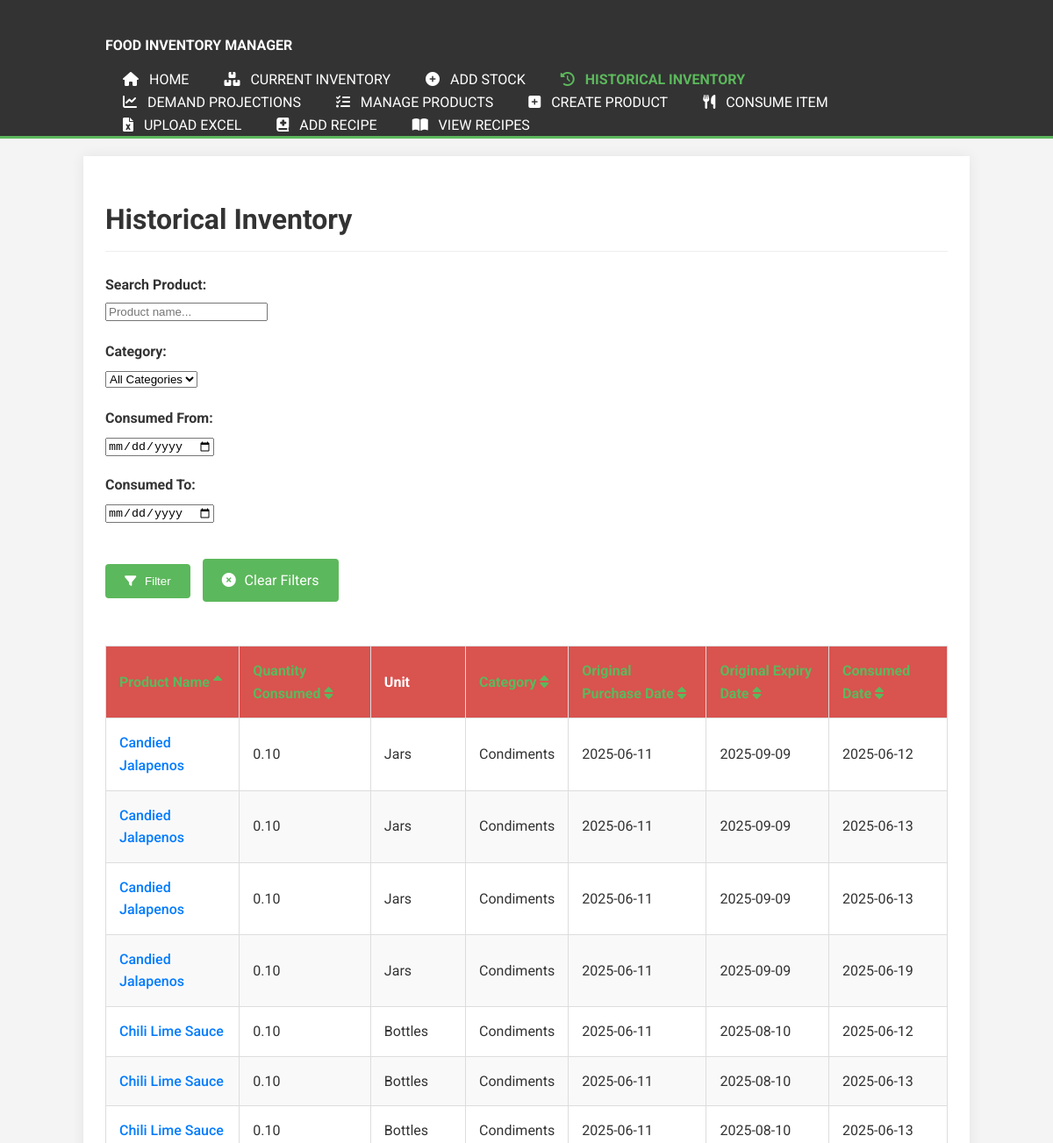
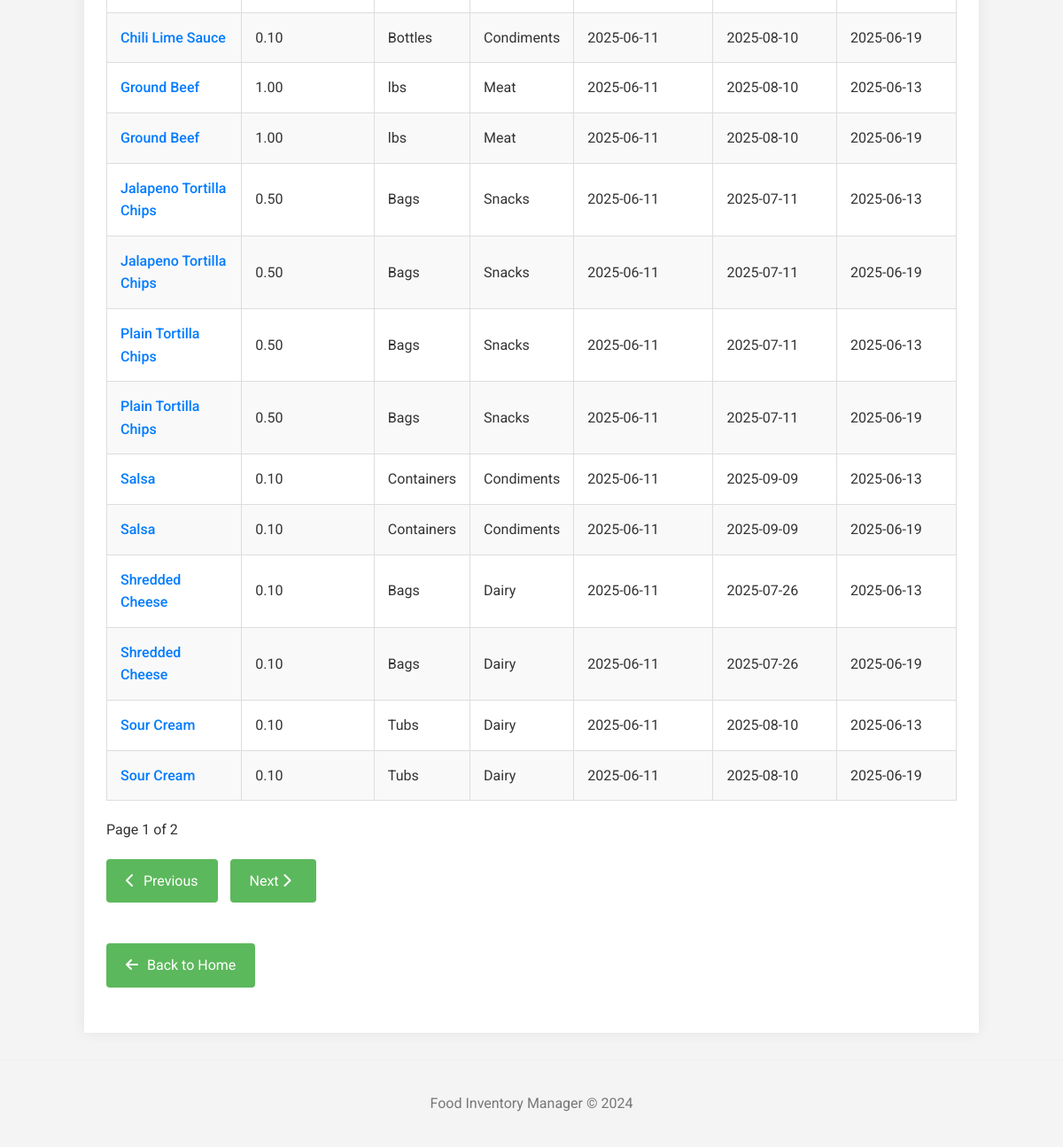
The app's page /inventory/historical?search_term=&category=&consumed_start_date=&consumed_end_date=&page=1&per_page=20&sort_by=product_name&sort_order=ASC with its own data (2 pictures, top to bottom).
### tables this page shows
CREATE TABLE historical_items (
                        id INTEGER PRIMARY KEY AUTOINCREMENT,
                        product_id INTEGER,
                        name TEXT NOT NULL,
                        quantity_consumed_this_time REAL NOT NULL,
                        original_quantity_string TEXT,
                        purchase_date TEXT, 
                        expiry_date TEXT,
                        consumed_date TEXT NOT NULL,
                        FOREIGN KEY (product_id) REFERENCES products (id)
                    );

CREATE TABLE products (
                        id INTEGER PRIMARY KEY AUTOINCREMENT,
                        name TEXT NOT NULL UNIQUE,
                        category TEXT,
                        subcategory TEXT,
                        unit_of_measure TEXT NOT NULL,
                        default_expiry_days INTEGER NOT NULL,
                        par_level REAL DEFAULT 0,
                        max_holding_amount REAL DEFAULT 0,
    purchase_location TEXT,
    consumption_override_rate REAL DEFAULT NULL
                    );

### app.py (the view, shortened to what this page needs)
@app.route('/inventory/historical')
def historical_inventory_view():
    search_term = request.args.get('search_term', '').strip()
    selected_category = request.args.get('category', '').strip()
    consumed_start_date = request.args.get('consumed_start_date', '').strip()
    consumed_end_date = request.args.get('consumed_end_date', '').strip()
    sort_by = request.args.get('sort_by', 'consumed_date').strip()
    sort_order = request.args.get('sort_order', 'DESC').strip().upper()
    if sort_order not in ['ASC', 'DESC']:
        sort_order = 'DESC'
    try:
        page = int(request.args.get('page', 1))
        if page < 1: page = 1
    except ValueError:
        page = 1
    try:
        per_page = int(request.args.get('per_page', 20))
        if per_page < 1: per_page = 1
    except ValueError:
        per_page = 20
    historical_items = manager.get_historical_inventory(
        search_term=search_term if search_term else None,
        category=selected_category if selected_category else None,
        consumed_start_date=consumed_start_date if consumed_start_date else None,
        consumed_end_date=consumed_end_date if consumed_end_date else None,
        sort_by=sort_by,
        sort_order=sort_order,
        page=page,
        per_page=per_page
    )
    total_items = manager.get_historical_inventory_count(
        search_term=search_term if search_term else None,
        category=selected_category if selected_category else None,
        consumed_start_date=consumed_start_date if consumed_start_date else None,
        consumed_end_date=consumed_end_date if consumed_end_date else None
    )
    total_pages = (total_items + per_page - 1) // per_page if per_page > 0 else 1
    categories_options = manager.get_historical_inventory_categories()
    return render_template(
        'historical_inventory.html',
        items=historical_items,
        current_page=page,
        total_pages=total_pages,
        per_page=per_page,
        search_term=search_term,
        selected_category=selected_category,
        consumed_start_date=consumed_start_date,
        consumed_end_date=consumed_end_date,
        sort_by=sort_by,
        sort_order=sort_order,
        categories=categories_options
    )

### Food_manager.py (called while the page is built)
    def _get_db_connection(self):
        if self.conn and self.db_filepath == ":memory:":
            return self.conn
        conn = sqlite3.connect(self.db_filepath)
        conn.row_factory = sqlite3.Row # Access columns by name
        return conn

    def get_historical_inventory_categories(self):
        categories = []
        query = """
            SELECT DISTINCT p.category
            FROM products p
            JOIN historical_items hi ON p.id = hi.product_id
            WHERE p.category IS NOT NULL
            ORDER BY p.category ASC
        """
        try:
            with self._get_db_connection() as conn:
                cursor = conn.cursor()
                cursor.execute(query)
                rows = cursor.fetchall()
                for row in rows:
                    categories.append(row['category'])
        except sqlite3.Error as e:
            print(f"Database error fetching historical inventory categories: {e}")
        return categories

### templates/historical_inventory.html (shortened to what this page needs)
{% extends "base.html" %}
{% block page_header %}
    <h1 class="page-title">Historical Inventory</h1>
{% endblock %}
{% block content %}
<form method="GET" action="{{ url_for('historical_inventory_view') }}" class="filter-form">
    <div class="form-row">
        <div class="form-group">
            <label for="search_term">Search Product:</label>
            <input type="text" name="search_term" id="search_term" value="{{ search_term or '' }}" placeholder="Product name...">
        </div>
        <div class="form-group">
            <label for="category">Category:</label>
            <select name="category" id="category">
                <option value="" {% if not selected_category %}selected{% endif %}>All Categories</option>
            </select>
        </div>
    </div>
    <div class="form-row">
        <div class="form-group">
            <label for="consumed_start_date">Consumed From:</label>
            <input type="date" name="consumed_start_date" id="consumed_start_date" value="{{ consumed_start_date or '' }}">
        </div>
        <div class="form-group">
            <label for="consumed_end_date">Consumed To:</label>
            <input type="date" name="consumed_end_date" id="consumed_end_date" value="{{ consumed_end_date or '' }}">
        </div>
    </div>
    <div class="form-actions">
        <button type="submit" class="button"><i class="fas fa-filter"></i> Filter</button>
        <a href="{{ url_for('historical_inventory_view') }}" class="button button-secondary"><i class="fas fa-times-circle"></i> Clear Filters</a>
    </div>
</form>
    {% if items %}
    <div class="table-responsive-wrapper">
        <table>
            <thead>
                <tr>
                    {% macro sortable_header(column_key, display_name, current_sort_by, current_sort_order, current_filters) %}
                        {% set new_sort_order = 'DESC' if current_sort_by == column_key and current_sort_order == 'ASC' else 'ASC' %}
                        {% set updated_filters = dict(current_filters, sort_by=column_key, sort_order=new_sort_order) %}
                        <th class="historical-inventory-header">
                            <a href="{{ url_for('historical_inventory_view', **updated_filters) }}">
                                {{ display_name }}
                                {% if current_sort_by == column_key %}
                                    <i class="fas fa-sort-{{ 'up' if current_sort_order == 'ASC' else 'down' }}"></i>
                                {% else %}
                                    <i class="fas fa-sort"></i>
                                {% endif %}
                            </a>
                        </th>
                    {% endmacro %}
                    {% set current_filters = {
                        'search_term': search_term,
                        'category': selected_category,
                        'consumed_start_date': consumed_start_date,
                        'consumed_end_date': consumed_end_date,
                        'page': current_page,
                        'per_page': per_page
                    } %}
                    {{ sortable_header('product_name', 'Product Name', sort_by, sort_order, current_filters) }}
                    {{ sortable_header('quantity_consumed', 'Quantity Consumed', sort_by, sort_order, current_filters) }}
                    <th class="historical-inventory-header">Unit</th>
                    {{ sortable_header('category', 'Category', sort_by, sort_order, current_filters) }}
                    {{ sortable_header('purchase_date', 'Original Purchase Date', sort_by, sort_order, current_filters) }}
                    {{ sortable_header('expiry_date', 'Original Expiry Date', sort_by, sort_order, current_filters) }}
                    {{ sortable_header('consumed_date', 'Consumed Date', sort_by, sort_order, current_filters) }}
                </tr>
            </thead>
            <tbody>
                {% for item in items %}
                <tr>
                    <td>
                        {% if item.product_id %}
                        <a href="#" class="product-name-link" data-product-id="{{ item.product_id }}" onclick="openProductModal(this.dataset.productId); return false;">{{ item.name }}</a>
                        {% else %}
                        {{ item.name }}
                        {% endif %}
                    </td>
                    <td>{{ "%.2f"|format(item.quantity_consumed_this_time) if item.quantity_consumed_this_time is number else item.quantity_consumed_this_time }}</td>
                    <td>{{ item.unit_of_measure if item.unit_of_measure else '-' }}</td>
                    <td>{{ item.category if item.category else '-' }}</td>
                    <td>{{ item.purchase_date.isoformat() if item.purchase_date else 'N/A' }}</td>
                    <td>{{ item.expiry_date.isoformat() if item.expiry_date else 'N/A' }}</td>
                    <td>{{ item.consumed_date.isoformat() if item.consumed_date else 'N/A' }}</td>
                </tr>
                {% endfor %}
            </tbody>
        </table>
    </div>
    {% if total_pages > 1 %}
    <div class="pagination">
        <span>Page {{ current_page }} of {{ total_pages }}</span>
        <div class="page-navigation">
            {% set pagination_filters = {
                'search_term': search_term,
                'category': selected_category,
                'consumed_start_date': consumed_start_date,
                'consumed_end_date': consumed_end_date,
                'sort_by': sort_by,
                'sort_order': sort_order,
                'per_page': per_page
            } %}
            {% if current_page > 1 %}
            <a href="{{ url_for('historical_inventory_view', **dict(pagination_filters, page=current_page - 1)) }}" class="button button-small">
                <i class="fas fa-chevron-left"></i> Previous
            </a>
            {% else %}
            <span class="button button-small button-disabled"><i class="fas fa-chevron-left"></i> Previous</span>
            {% endif %}
            {% if current_page < total_pages %}
            <a href="{{ url_for('historical_inventory_view', **dict(pagination_filters, page=current_page + 1)) }}" class="button button-small">
                Next <i class="fas fa-chevron-right"></i>
            </a>
            {% else %}
            <span class="button button-small button-disabled">Next <i class="fas fa-chevron-right"></i></span>
            {% endif %}
        </div>
    </div>
    {% endif %}
    {% endif %}
    <p><a href="{{ url_for('home') }}" class="nav-link-button" style="margin-top: 20px;"><i class="fas fa-arrow-left"></i> Back to Home</a></p>
{% endblock %}

### static/style.css (style rules this page uses)
body { font-family: 'Roboto', Arial, sans-serif; margin: 0; padding: 0; background-color: #f4f4f4; color: #333; line-height: 1.6; }
h1, h2, h3 { color: #333; }
h1.page-title { margin-bottom: 25px; color: #333; border-bottom: 1px solid #eee; padding-bottom: 10px; }
.form-group { margin-bottom: 20px; }
.form-group label { display: block; margin-bottom: 5px; font-weight: bold; }
table { width: 100%; border-collapse: collapse; margin-top: 20px; box-shadow: 0 2px 3px rgba(0,0,0,0.1); }
th, td { padding: 15px; border: 1px solid #ddd; text-align: left; vertical-align: middle; }
th { color: white; font-weight: bold; }
th.historical-inventory-header { background-color: #d9534f; }
tr:nth-child(even) { background-color: #f9f9f9; }
a { color: #5cb85c; text-decoration: none; }
.button, .nav-link-button { display: inline-block; margin-top: 20px; padding: 12px 22px; background-color: #5cb85c; color: white !important; border-radius: 4px; text-decoration: none; border: none; cursor: pointer; margin-right: 10px; margin-bottom: 10px; transition: transform 0.2s ease-out, background-color 0.2s ease-out; }
.button i, .nav-link-button i { margin-right: 6px; }
.table-responsive-wrapper { overflow-x: auto; margin-top: 20px; margin-bottom: 20px; }
.product-name-link { color: #007bff; text-decoration: none; cursor: pointer; font-weight: 500; }

### records on screen
historical_items: name "Candied Jalapenos", quantity_consumed_this_time "0.10", unit_of_measure "Jars", category "Condiments", purchase_date "2025-06-11", expiry_date "2025-09-09", consumed_date "2025-06-12"
historical_items: name "Candied Jalapenos", quantity_consumed_this_time "0.10", unit_of_measure "Jars", category "Condiments", purchase_date "2025-06-11", expiry_date "2025-09-09", consumed_date "2025-06-13"
historical_items: name "Candied Jalapenos", quantity_consumed_this_time "0.10", unit_of_measure "Jars", category "Condiments", purchase_date "2025-06-11", expiry_date "2025-09-09", consumed_date "2025-06-13"
historical_items: name "Candied Jalapenos", quantity_consumed_this_time "0.10", unit_of_measure "Jars", category "Condiments", purchase_date "2025-06-11", expiry_date "2025-09-09", consumed_date "2025-06-19"
historical_items: name "Chili Lime Sauce", quantity_consumed_this_time "0.10", unit_of_measure "Bottles", category "Condiments", purchase_date "2025-06-11", expiry_date "2025-08-10", consumed_date "2025-06-12"
historical_items: name "Chili Lime Sauce", quantity_consumed_this_time "0.10", unit_of_measure "Bottles", category "Condiments", purchase_date "2025-06-11", expiry_date "2025-08-10", consumed_date "2025-06-13"
historical_items: name "Chili Lime Sauce", quantity_consumed_this_time "0.10", unit_of_measure "Bottles", category "Condiments", purchase_date "2025-06-11", expiry_date "2025-08-10", consumed_date "2025-06-13"
historical_items: name "Chili Lime Sauce", quantity_consumed_this_time "0.10", unit_of_measure "Bottles", category "Condiments", purchase_date "2025-06-11", expiry_date "2025-08-10", consumed_date "2025-06-19"
historical_items: name "Ground Beef", quantity_consumed_this_time "1.00", unit_of_measure "lbs", category "Meat", purchase_date "2025-06-11", expiry_date "2025-08-10", consumed_date "2025-06-13"
historical_items: name "Ground Beef", quantity_consumed_this_time "1.00", unit_of_measure "lbs", category "Meat", purchase_date "2025-06-11", expiry_date "2025-08-10", consumed_date "2025-06-19"
historical_items: name "Jalapeno Tortilla Chips", quantity_consumed_this_time "0.50", unit_of_measure "Bags", category "Snacks", purchase_date "2025-06-11", expiry_date "2025-07-11", consumed_date "2025-06-13"
historical_items: name "Jalapeno Tortilla Chips", quantity_consumed_this_time "0.50", unit_of_measure "Bags", category "Snacks", purchase_date "2025-06-11", expiry_date "2025-07-11", consumed_date "2025-06-19"
historical_items: name "Plain Tortilla Chips", quantity_consumed_this_time "0.50", unit_of_measure "Bags", category "Snacks", purchase_date "2025-06-11", expiry_date "2025-07-11", consumed_date "2025-06-13"
historical_items: name "Plain Tortilla Chips", quantity_consumed_this_time "0.50", unit_of_measure "Bags", category "Snacks", purchase_date "2025-06-11", expiry_date "2025-07-11", consumed_date "2025-06-19"
historical_items: name "Salsa", quantity_consumed_this_time "0.10", unit_of_measure "Containers", category "Condiments", purchase_date "2025-06-11", expiry_date "2025-09-09", consumed_date "2025-06-13"
historical_items: name "Salsa", quantity_consumed_this_time "0.10", unit_of_measure "Containers", category "Condiments", purchase_date "2025-06-11", expiry_date "2025-09-09", consumed_date "2025-06-19"
historical_items: name "Shredded Cheese", quantity_consumed_this_time "0.10", unit_of_measure "Bags", category "Dairy", purchase_date "2025-06-11", expiry_date "2025-07-26", consumed_date "2025-06-13"
historical_items: name "Shredded Cheese", quantity_consumed_this_time "0.10", unit_of_measure "Bags", category "Dairy", purchase_date "2025-06-11", expiry_date "2025-07-26", consumed_date "2025-06-19"
historical_items: name "Sour Cream", quantity_consumed_this_time "0.10", unit_of_measure "Tubs", category "Dairy", purchase_date "2025-06-11", expiry_date "2025-08-10", consumed_date "2025-06-13"
historical_items: name "Sour Cream", quantity_consumed_this_time "0.10", unit_of_measure "Tubs", category "Dairy", purchase_date "2025-06-11", expiry_date "2025-08-10", consumed_date "2025-06-19"

### other values on screen
{{ display_name }} "Product Name Quantity Consumed Category Original Purchase Date Original Expiry Date Consumed Date"
{{ current_page }} "1"
{{ total_pages }} "2"
